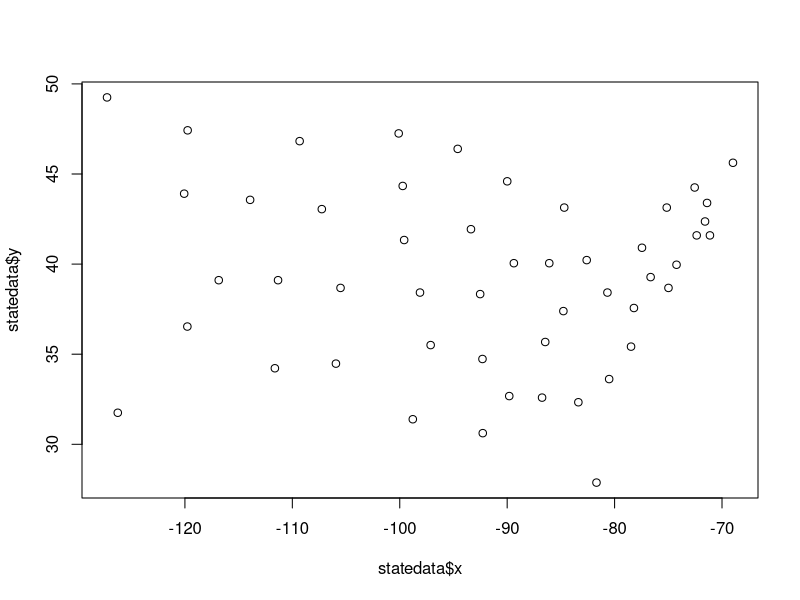
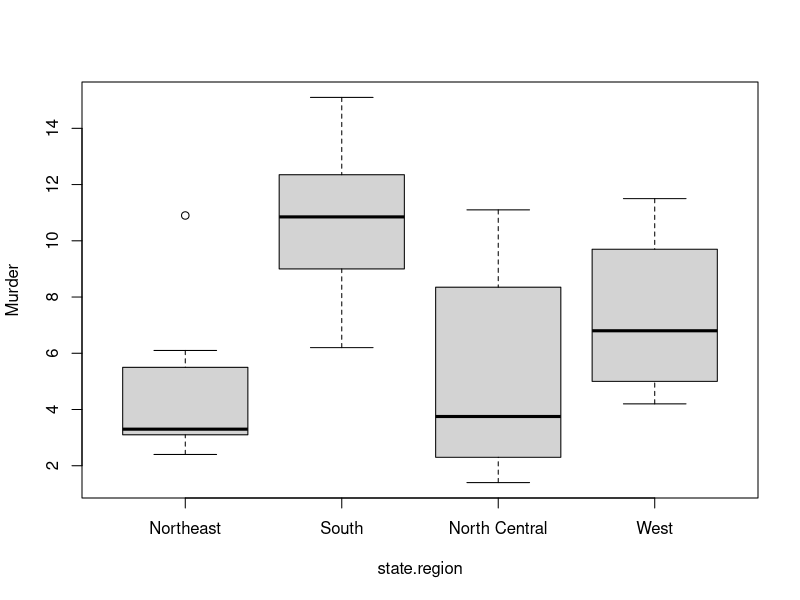
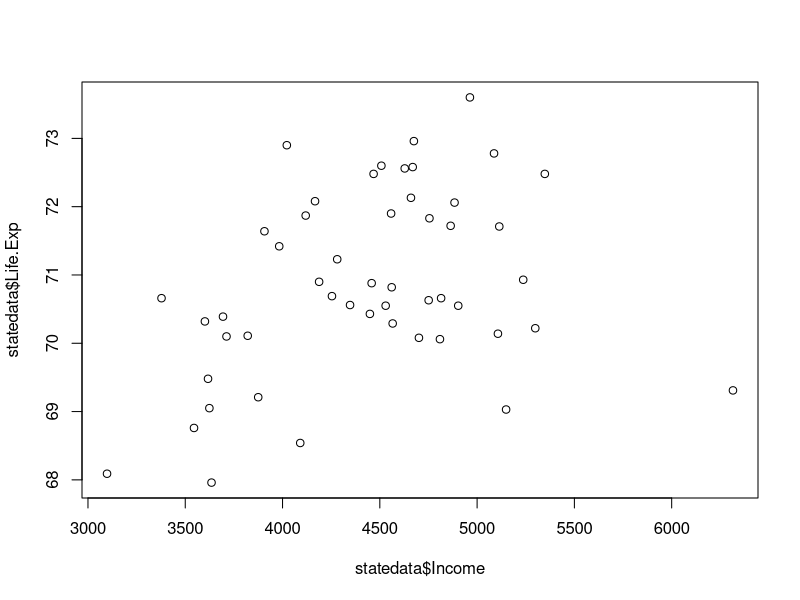

These charts were generated, in order, by the following R code:
# STATE DATA (OPTIONAL)

data(state)
statedata = cbind(data.frame(state.x77), state.abb, state.area, state.center,  
                  state.division, state.name, state.region)
str(statedata)

# PROBLEM 1

plot(statedata$x, statedata$y) 

attach(statedata)

tapply(HS.Grad, state.region, mean)

boxplot(Murder~state.region)

NortheastData = subset(statedata, state.region == "Northeast")
summary(NortheastData)
murderoutlier = subset(NortheastData, Murder==10.9)
murderoutlier

detach(statedata)

# PROBLEM 2

Model1 = lm(Life.Exp ~ Population + Income + Illiteracy + Murder + HS.Grad + 
                    Frost + Area, data = statedata)
summary(Model1)

plot(statedata$Income, statedata$Life.Exp)

# PROBLEM 3

Model2 = lm(Life.Exp ~ Population + Murder + HS.Grad + Frost, data = statedata)
summary(Model2)

sort(predict(Model2))
statedata$state.name[which.min(statedata$Life.Exp)]

sort(predict(Model2))
statedata$state.name[which.max(statedata$Life.Exp)]

sort(abs(Model2$residuals)) # or
sort(abs(statedata$Life.Exp - predict(Model2)))

sort(abs(Model2$residuals)) # or
sort(abs(statedata$Life.Exp - predict(Model2)))
